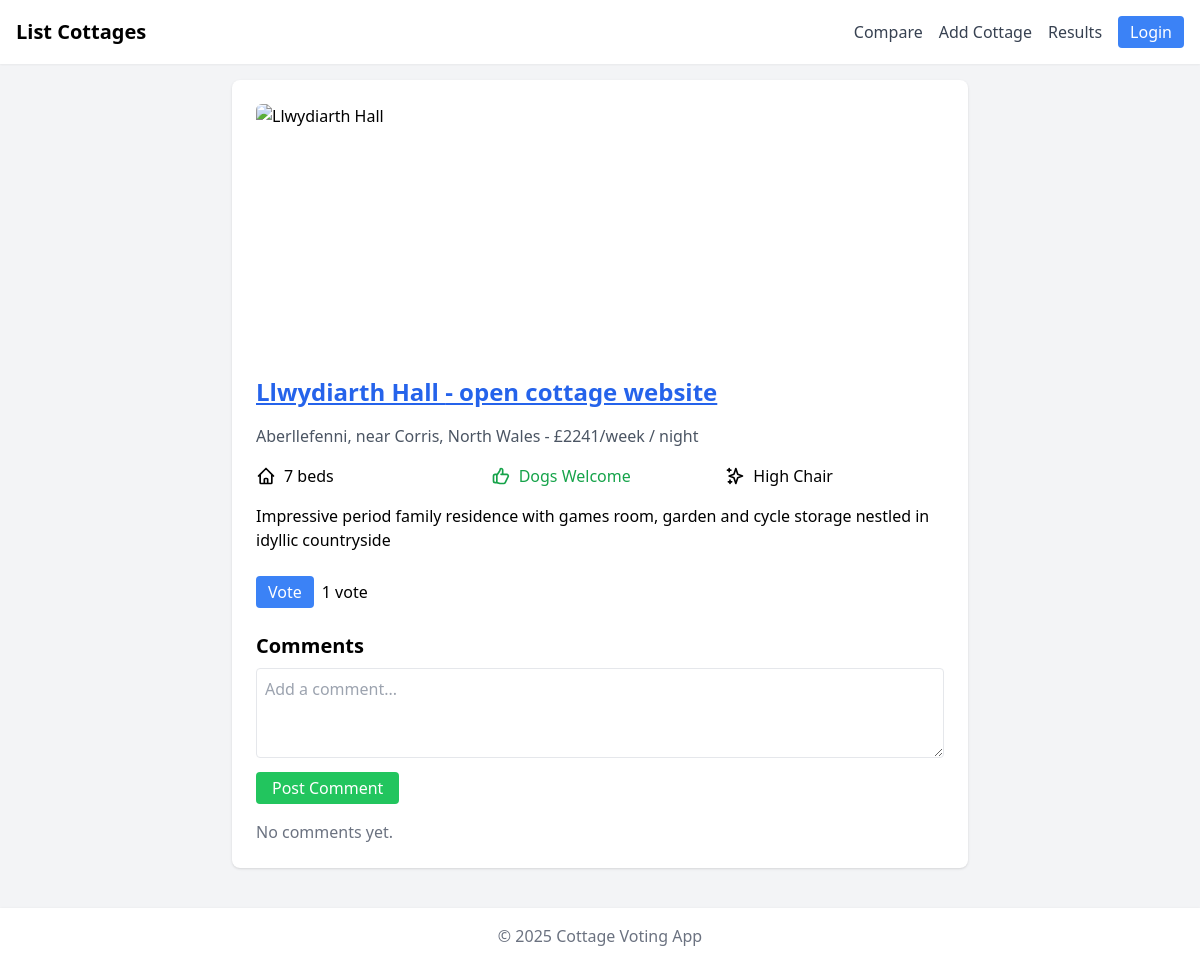
The app's page /cottage/1, older data.
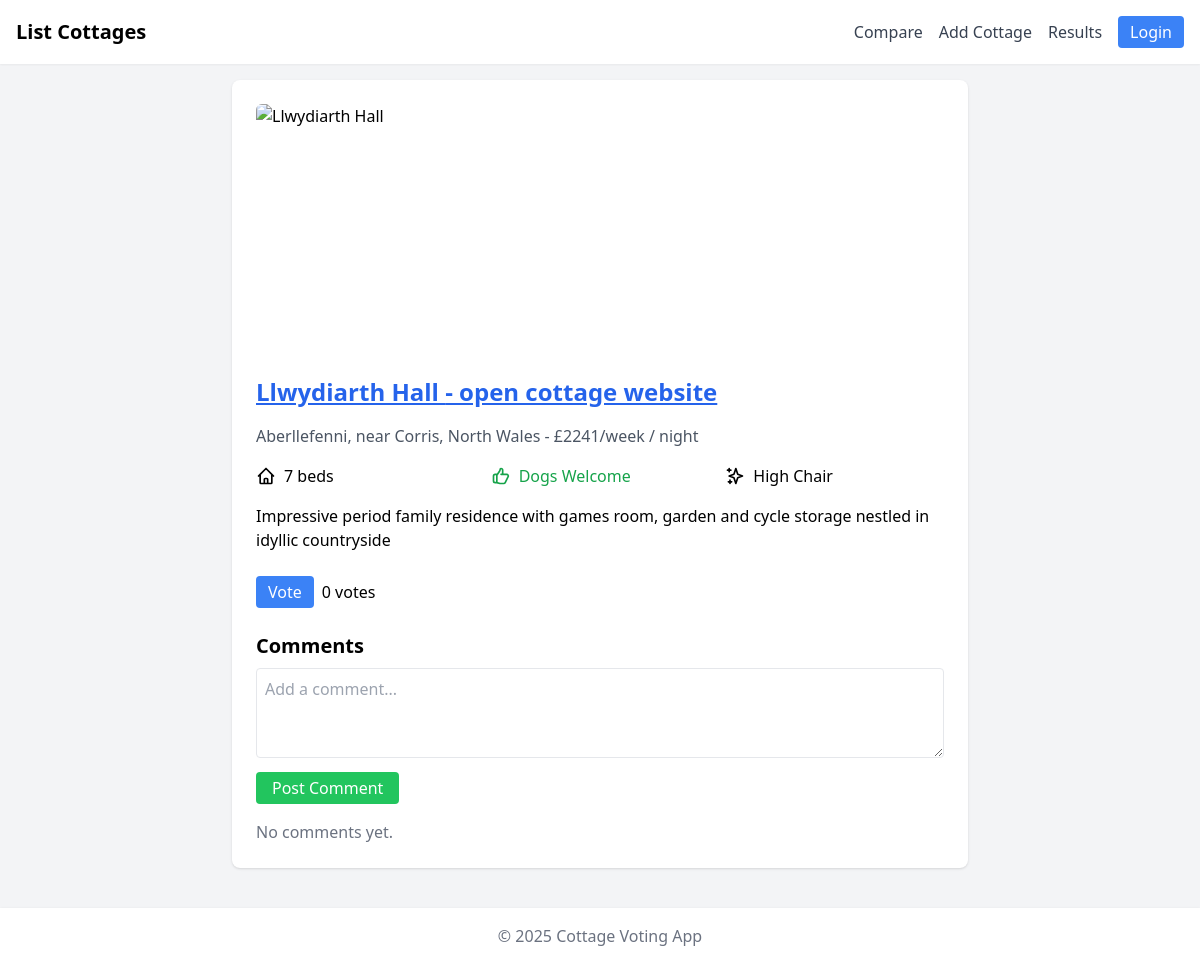
The same page, newer data.
### tables this page shows
CREATE TABLE cottages (
  id INTEGER PRIMARY KEY AUTOINCREMENT,
  name TEXT NOT NULL,
  location TEXT,
  price TEXT,
  beds INTEGER DEFAULT 1,
  dogs_allowed INTEGER DEFAULT 0,
  image TEXT,
  description TEXT,
  submitted_by TEXT,
  votes INTEGER DEFAULT 0,
  created_at DATETIME DEFAULT (datetime('now'))
, url TEXT, hottub INTEGER DEFAULT 0, secure_garden INTEGER DEFAULT 0, ev_charging INTEGER DEFAULT 0, parking INTEGER DEFAULT 0, log_burner INTEGER DEFAULT 0, high_chair INTEGER DEFAULT 0, cot INTEGER DEFAULT 0);

### app.py (the view, shortened to what this page needs)
@app.route('/cottage/<int:cottage_id>', methods=['GET', 'POST'])
def cottage_detail(cottage_id):
    db = get_db()
    cottage = db.execute("SELECT * FROM cottages WHERE id = ?", (cottage_id,)).fetchone()
    if not cottage:
        return "Not found", 404
    comments = db.execute(
        "SELECT * FROM comments WHERE cottage_id = ? ORDER BY created_at DESC", (cottage_id,)
    ).fetchall()
    votes = db.execute(
        "SELECT id, user_name, voted_at FROM votes WHERE cottage_id = ? ORDER BY voted_at DESC", (cottage_id,)
    ).fetchall()
    return render_template('details.html', c=cottage, comments=comments, votes=votes)

### app.py (called while the page is built)
@app.context_processor
def inject_now():
    return {
        'now': datetime.now,
        'allow_admin_override': app.config.get('ALLOW_ADMIN_OVERRIDE', False),
        'admin_users': app.config.get('ADMIN_USERS', [])
    }

def get_db():
    db = getattr(g, '_database', None)
    if db is None:
        db = g._database = sqlite3.connect(app.config['DATABASE'])
        db.row_factory = sqlite3.Row
    return db

@app.teardown_appcontext
def close_connection(exception):
    db = getattr(g, '_database', None)
    if db is not None:
        db.close()

### templates/details.html (shortened to what the changed rows need)
{% extends "base.html" %}
{% block content %}
<main class="max-w-3xl mx-auto p-4">
  <div class="bg-white p-6 rounded-lg shadow">
    <img src="{{ c['image'] }}" alt="{{ c['name'] }}" class="w-full h-64 object-cover rounded-md mb-4">
      <div class="flex justify-between items-start mb-4">
        <div>
          {% if c['url'] %}
            <h2 class="text-2xl font-bold">
              <a href="{{ c['url'] }}" target="_blank" class="text-blue-600 hover:text-blue-800 underline">
                {{ c['name'] }} - open cottage website
              </a>
            </h2>
          {% else %}
            <h2 class="text-3xl font-bold">{{ c['name'] }}</h2>
          {% endif %}
        </div>
      </div>
    <p class="text-gray-600">{{ c['location'] }} - {{ c['price'] }} / night</p>
    <div class="mt-4 grid grid-cols-2 md:grid-cols-3 gap-4">
      <div class="flex items-center">
        <svg class="w-5 h-5 mr-2" fill="none" stroke="currentColor" viewBox="0 0 24 24">
          <path stroke-linecap="round" stroke-linejoin="round" stroke-width="2" d="M3 12l2-2m0 0l7-7 7 7M5 10v10a1 1 0 001 1h3m10-11l2 2m-2-2v10a1 1 0 01-1 1h-3m-6 0a1 1 0 001-1v-4a1 1 0 011-1h2a1 1 0 011 1v4a1 1 0 001 1m-6 0h6"></path>
        </svg>
        <span>{{ c['beds'] }} bed{{ 's' if c['beds'] != 1 else '' }}</span>
      </div>
      {% if c['dogs_allowed'] %}
      <div class="flex items-center text-green-600">
      </div>
      {% endif %}
      {% if c['high_chair'] %}
      <div class="flex items-center">
      </div>
      {% endif %}
    </div>
    <p class="mt-4">{{ c['description'] }}</p>
    <div class="mt-4 flex items-center space-x-2">
      <div class="mt-2 flex items-center space-x-2">
  <button
  data-id="{{ c['id'] }}"
  class="vote-btn px-3 py-1 rounded text-white
         {% if c['id'] in session.get('voted', []) %}
           bg-gray-400 cursor-not-allowed
         {% else %}
           bg-blue-500 hover:bg-blue-600
         {% endif %}"
>
  {% if c['id'] in session.get('voted', []) %}
    Voted
  {% else %}
    Vote
  {% endif %}
</button>
  <span class="vote-count" id="votes-{{ c['id'] }}">{{ c['votes'] }} vote{{ 's' if c['votes'] != 1 else '' }}</span>
</div>
    </div>
    <div class="mt-6">
      <h2 class="text-xl font-bold mb-2">Comments</h2>
      <form action="{{ url_for('cottage_detail', cottage_id=c['id']) }}" method="post" class="mb-4">
      </form>
      <div class="space-y-2">
      </div>
    </div>
  </div>
</main>
{% endblock %}

Row changes from the older to the newer data that the page shows:
changed cottages "Llwydiarth Hall": votes "1" → "0"; votes (not shown) → "s"
